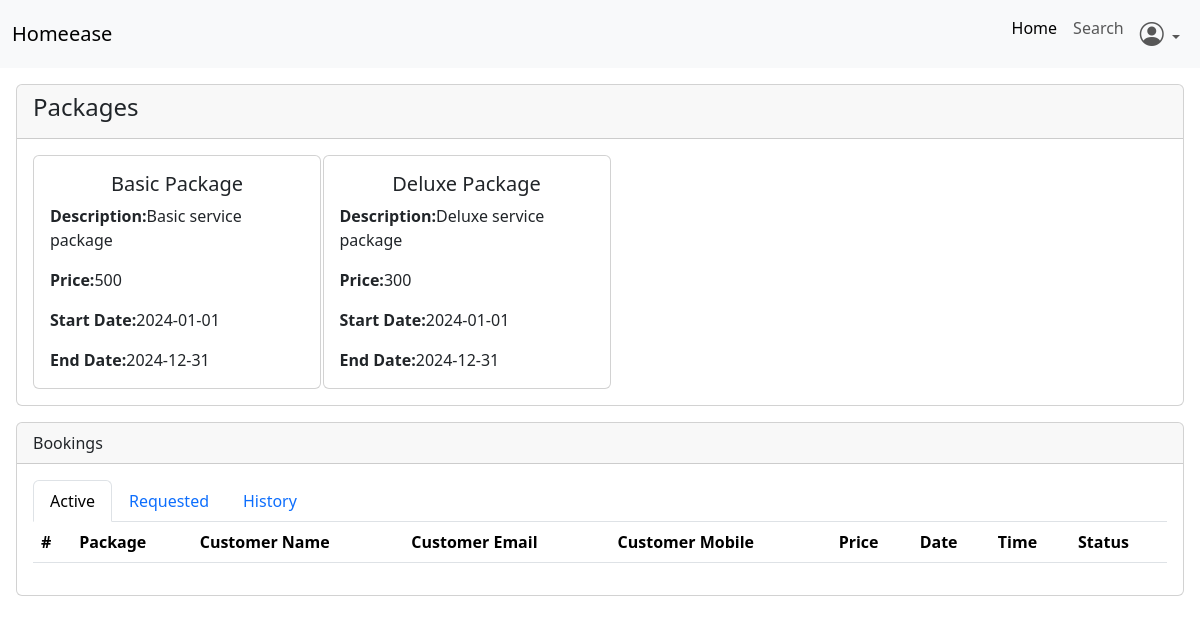
Before: /admin/viewprofessional/1 (signed in) with the older database file.
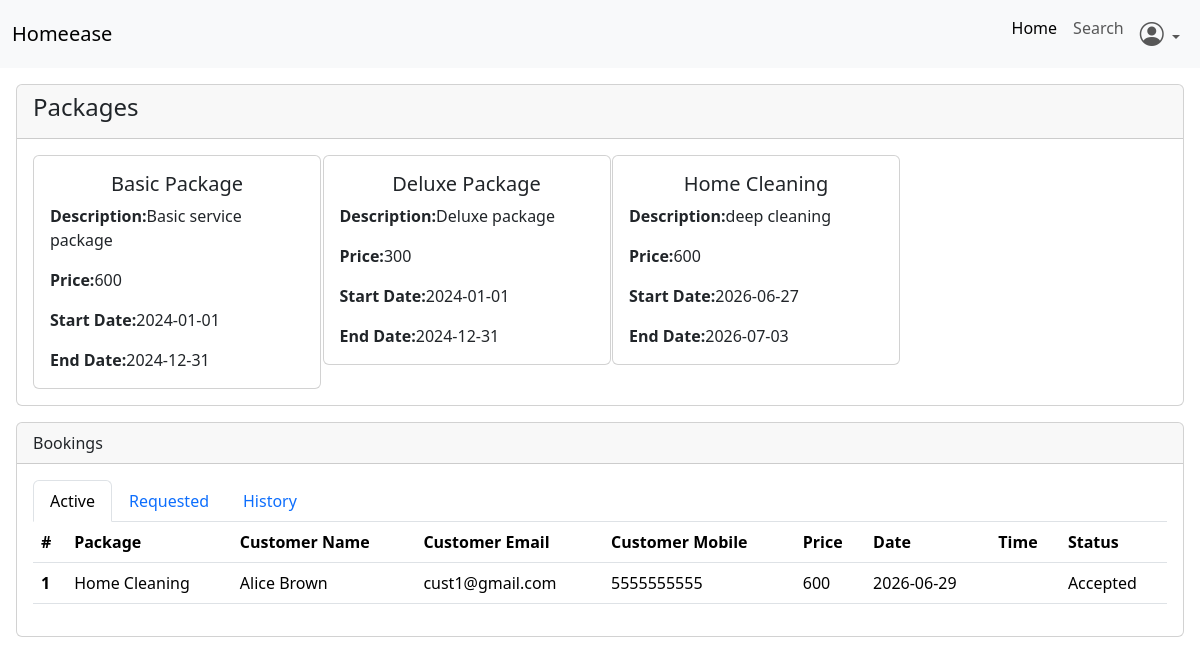
After: the same page with the newer database file.
### backend/models.py (models this page shows, shortened)
class Package(db.Model):# table name package
    id = db.Column(db.Integer, primary_key =True , autoincrement=True)
    title = db.Column(db.String, unique=True , nullable=False)
    price = db.Column(db.String , nullable=False)
    description= db.Column(db.String , nullable=False)
    prof_id = db.Column(db.Integer ,db.ForeignKey("professional.id") , nullable=False ) # db.ForeignKey("tablename.attribute")
    status = db.Column(db.String, nullable=False)
    start_date = db.Column(db.Date , nullable =False)
    end_date = db.Column(db.Date , nullable =False)
    bookings = db.relationship("Booking", backref="package",cascade="all, delete-orphan", lazy=True)

class Booking(db.Model):
    id = db.Column(db.Integer, primary_key =True , autoincrement=True)
    total_price = db.Column(db.String , nullable=False)
    start_time = db.Column(db.Time , nullable =False)
    end_time = db.Column(db.Time)
    date = db.Column(db.Date , nullable =False)
    status = db.Column(db.String, nullable=False)
    prof_id = db.Column(db.Integer ,db.ForeignKey("professional.id") , nullable=False )
    pack_id =  db.Column(db.Integer ,db.ForeignKey("package.id") , nullable=False )
    cust_id = db.Column(db.Integer ,db.ForeignKey("customer.id") , nullable=False)

class Customer(db.Model,UserMixin):
    id = db.Column(db.Integer, primary_key =True , autoincrement=True)
    email = db.Column(db.String, unique=True , nullable=False)
    password = db.Column(db.String , nullable=False)
    name = db.Column(db.String , nullable=False)
    address = db.Column(db.String, nullable=False)
    mobile = db.Column(db.String, nullable=False)
    status = db.Column(db.String, nullable=False)
    bookings = db.relationship("Booking", backref="customer",cascade="all, delete-orphan", lazy=True)

### backend/routes.py (the view)
@app.route('/admin/viewprofessional/<int:prof_id>', methods=['GET','POST'])
@login_required
def viewprof(prof_id):
    packages=db.session.query(Package).filter_by(prof_id=prof_id).all()
    bookings=db.session.query(Booking).filter_by(prof_id=prof_id).all()
    return render_template("admin/viewprofessional.html", packages=packages, bookings=bookings)

### app.py (called while the page is built)
def create_app():
    app=Flask(__name__)
    app.config["SQLALCHEMY_DATABASE_URI"]="sqlite:///mydb.sqlite3"
    app.config["SECRET_KEY"]="mysecretkey"
    loginmanager=LoginManager(app)
    db.init_app(app)
    @loginmanager.user_loader
    def load_user(email):
        obj=db.session.query(Professional).filter_by(email=email).first() or db.session.query(Customer).filter_by(email=email).first() or db.session.query(Admin).filter_by(email=email).first()
        return obj
    app.app_context().push()
    return app

### templates/admin/viewprofessional.html (shortened to what the changed rows need)
<!doctype html>
<html lang="en">
<head>
    <link href="https://cdn.jsdelivr.net/npm/bootstrap@5.3.8/dist/css/bootstrap.min.css" rel="stylesheet"
>
    <link rel="stylesheet" href="https://cdn.jsdelivr.net/npm/bootstrap-icons@1.13.1/font/bootstrap-icons.min.css">
</head>
<body>
    <div class="card ms-3 me-3 mt-3">
        <div class="card-body">
            <div class="row">
                {% for package in packages %}
                <div class="col-3">
                    <div class="card" style="width: 18rem;">
                        <div class="card-body">
                            <h5 class="card-title text-center">{{package.title}}</h5>
                            <p class="card-text"><strong>Description:</strong>{{package.description}}</p>
                            <p class="card-text"><strong>Price:</strong>{{package.price}}</p>
                            <p class="card-text"><strong>Start Date:</strong>{{package.start_date}}</p>
                            <p class="card-text"><strong>End Date:</strong>{{package.end_date}}</p>
                        </div>
                    </div>
                </div>
                {% endfor %}
            </div>
        </div>
    </div>
    <div class="card ms-3 me-3 mb-3 mt-3">
        <div class="card-body">
            <div class="tab-content" id="myTabContent">
                <div class="tab-pane fade show active" id="pills-accepted-booking" role="tabpanel"
                    aria-labelledby="home-tab" tabindex="0">
                    <table class="table">
                        <thead>
                            <tr>
                                <th scope="col">#</th>
                                <th scope="col">Package</th>
                                <th scope="col">Customer Name</th>
                                <th scope="col">Customer Email</th>
                                <th scope="col">Customer Mobile</th>
                                <th scope="col">Price</th>
                                <th scope="col">Date</th>
                                <th scope="col">Time</th>
                                <th scope="col">Status</th>
                            </tr>
                        </thead>
                        <tbody>
                            {% for booking in bookings %}
                            {% if booking.status=="Accepted" %}
                            <tr>
                                <th scope="row">1</th>
                                <td>{{booking.package.title}}</td>
                                <td>{{booking.customer.name}}</td>
                                <td>{{booking.customer.email}}</td>
                                <td>{{booking.customer.mobile}}</td>
                                <td>{{booking.package.price}}</td>
                                <td>{{booking.date}}</td>
                                <td>{{booking.time}}</td>
                                <td>{{booking.status}}</td>
                            </tr>
                            {% endif %}
                            {% endfor %}
                        </tbody>
                    </table>
                </div>
            </div>
        </div>
    </div>
</body>
</html>

Changed rows visible on the page:
changed Package "Basic Package": price "500" → "600"
changed Package "Deluxe Package": description "Deluxe service package" → "Deluxe package"
added Package: title "Home Cleaning", description "deep cleaning", price "600", start_date "2026-06-27", end_date "2026-07-03"
added Booking: package "Home Cleaning", customer.name "Alice Brown", customer.email "cust1@gmail.com", customer.mobile "5555555555", package.price "600", date "2026-06-29", status "Accepted"
